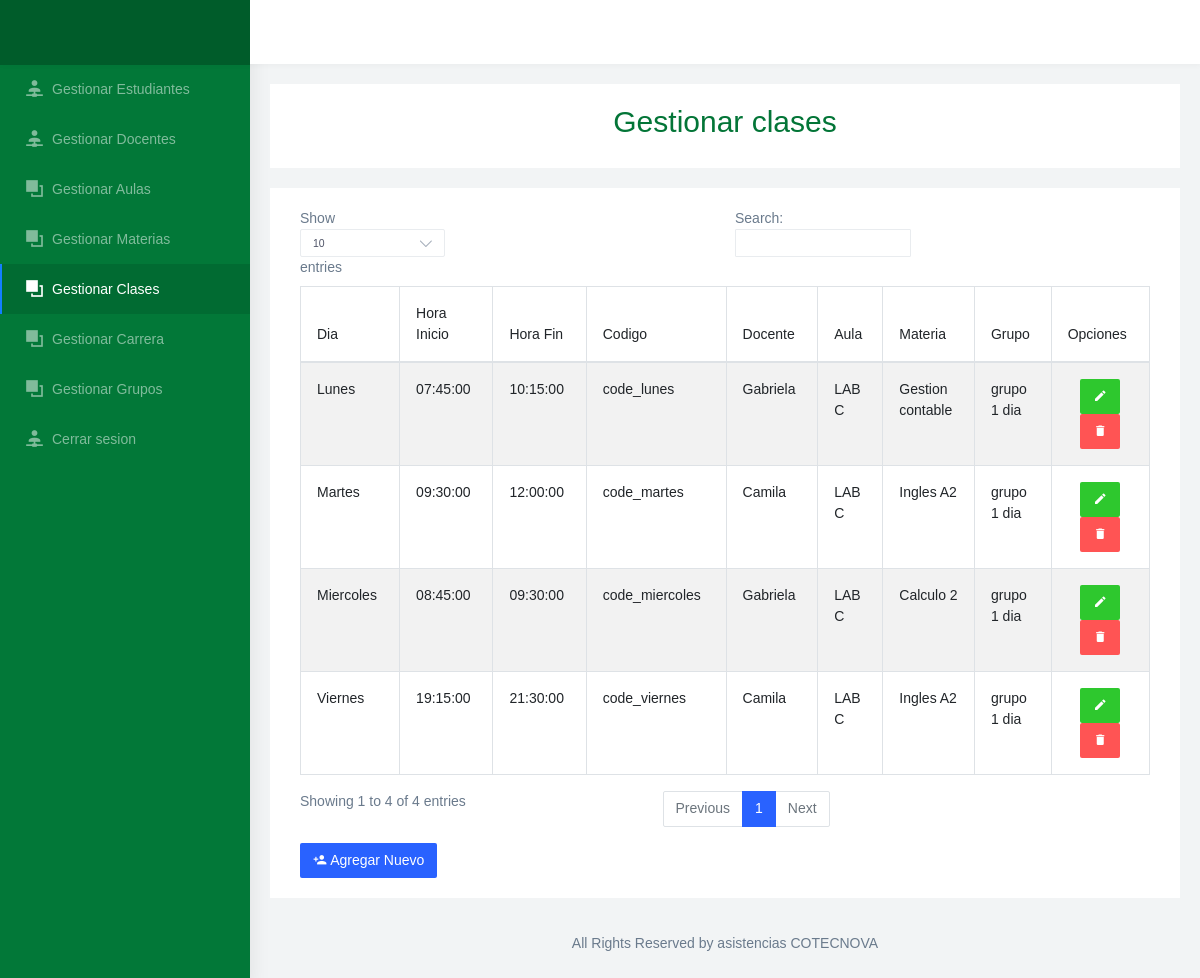
The app's page /gestion_clases.php with its own data.
### tables this page shows
CREATE TABLE `dias` (
  `id_dia` int(11) NOT NULL COMMENT 'Id el dia',
  `nombre` varchar(45) NOT NULL COMMENT 'Nombre del dia'
);

### Modelo/MySQL.php (called while the page is built, shortened)
<?php
class MySQL{
    private $hostname  = "localhost";
    private $user = "root";
    private $password = "";
    private $database = "asistencia";
    private $conexion;
    public function conectar(){
        $this->conexion = mysqli_connect($this->hostname, $this->user, $this->password, $this->database);
    }
    public function efectuarConsulta($consulta){
        mysqli_query($this->conexion, "SET lc_time_names = 'es_ES'" );
        mysqli_query($this->conexion, "SET NAMES 'utf8'");
        mysqli_query($this->conexion, "SET CHARACTER 'utf8'");
       $this->resultadoConsulta = mysqli_query($this->conexion, $consulta);
        return $this->resultadoConsulta;
    }
}

### gestion_clases.php (the view, shortened to what this page needs)
<!DOCTYPE html>
<html dir="ltr" lang="en">
<head>
  <link href="css/chartist.min.css" rel="stylesheet">
  <link href="css/style.min.css" rel="stylesheet">
  <link href="css/ie7.css" rel="stylesheet">
  <link href="css/materialdesignicons.min.css" rel="stylesheet">
  <link href="css/weather-icons.min.css" rel="stylesheet">
  <link href="css/registro.css" rel="stylesheet" media="all">
  <link href="https://cdnjs.cloudflare.com/ajax/libs/twitter-bootstrap/4.5.2/css/bootstrap.css" rel="stylesheet" media="all">
</head>
<body>
  <?php
  if (!isset($_SESSION['tipousuario'])) {
    require_once 'Modelo/MySQL.php';
    $mysql = new MySQL;
    $mysql->conectar();
    $MostrarDatos = $mysql->efectuarConsulta("SELECT asistencia.clase.id_clase, asistencia.clase.hora, asistencia.clase.horafin, asistencia.clase.Materia_id_materia, asistencia.materia.nombre as materianombre, asistencia.clase.Aula_id_aula, asistencia.aula.nombre as aulanombre, asistencia.clase.codigo, asistencia.dias.id_dia, asistencia.dias.nombre as nombredia, asistencia.docente.id_docente, docente.nombres, clase.Grupo_id_grupo, grupo.nombre as grupo from clase join dias on dias.id_dia = clase.Dias_id_dia join docente on docente.id_docente = clase.Docente_id_docente join aula on asistencia.clase.Aula_id_aula = asistencia.aula.id_aula join materia on asistencia.clase.materia_id_materia = asistencia.materia.id_materia join grupo on clase.Grupo_id_grupo = grupo.id_grupo WHERE asistencia.clase.estado = 1 GROUP by asistencia.clase.codigo");
  }
  ?>
  <div id="main-wrapper" data-navbarbg="skin6" data-theme="light" data-layout="vertical" data-sidebartype="full" data-boxed-layout="full">
    <header class="topbar" data-navbarbg="skin6">
      <nav class="navbar top-navbar navbar-expand-md navbar-light">
        <div class="navbar-header" data-logobg="skin5">
          <div class="navbar-brand">
            <a href="index.html" class="logo">
            </a>
          </div>
        </div>
      </nav>
    </header>
    <div class="page-wrapper">
      <div class="container-fluid">
        <div class="row">
          <div class="col-12">
            <div class="card">
              <div class="card-body" align="center">
                  <h2 style="color: #037537">Gestionar clases</h2>
              </div>
            </div>
            <div class="card">
              <div class="card-body">
                <div class="container col-md-12 col-md-offset-3">
                  <table id="example" class="table table-striped table-bordered" style="width:100%">
                    <thead>
                      <tr>
                        <th>Dia</th>
                        <th>Hora Inicio</th>
                        <th>Hora Fin</th>
                        <th>Codigo</th>
                        <th>Docente</th>
                        <th>Aula</th>
                        <th>Materia</th>
                        <th>Grupo</th>
                        <th>Opciones</th>
                      </tr>
                    </thead>
                    <tbody>
                      <tr>
                        <?php
                        while ($valores1 = mysqli_fetch_assoc($MostrarDatos)) {
                          $id_clase = $valores1 ['id_clase'];
                        ?>
                          <th scope="row"><?php echo $valores1['nombredia'] ?></th>
                          <td><?php echo $valores1['hora'] ?></td>
                          <td><?php echo $valores1['horafin'] ?></td>
                          <td><?php echo $valores1['codigo'] ?></td>
                          <td><?php echo $valores1['nombres'] ?></td>
                          <td><?php echo $valores1['aulanombre'] ?></td>
                          <td><?php echo $valores1['materianombre'] ?></td>
                          <td><?php echo $valores1['grupo'] ?></td>
                          <td>
                            <div class="text-center">
                              <a class="btn" style="background-color: #2EC82E;color: white" href='update_clase2.php?id_clase=<?php echo $id_clase; ?>' role="button"><i class="mdi mdi-pencil"></i></a>
                              <a class="btn" style="background-color: #FF5454;color: white" href='Controlador/delete_clase.php?id_clase=<?php echo $id_clase; ?>' role="button"><i class="mdi mdi-delete"></i></a>
                            </div>
                          </td>
                      </tr>
                    <?php
                        }
                    ?>
                    </tbody>
                  </table>
                  <a class="btn" style="background-color: #2962FF;color: white" href="registro_clase.php" role="button"><i class="mdi mdi-account-plus"></i> Agregar Nuevo</a>
                </div>
              </div>
            </div>
          </div>
        </div>
        <footer class="footer text-center">
          All Rights Reserved by asistencias COTECNOVA
        </footer>
      </div>
    </div>
</body>
</html>

### css/registro.css (style rules this page uses)
* { margin:0; padding:0; box-sizing:border-box; -webkit-box-sizing:border-box; -moz-box-sizing:border-box; -webkit-font-smoothing:antialiased; -moz-font-smoothing:antialiased; -o-font-smoothing:antialiased; font-smoothing:antialiased; text-rendering:optimizeLegibility; }
body { font-family:"Open Sans", Helvetica, Arial, sans-serif; font-weight:300; font-size: 12px; line-height:30px; color:#777; background:#5e42a6; }
.container { max-width:400px; width:100%; margin:0 auto; position:relative; }

### records on screen
dias: nombre "Lunes", hora "07:45:00", horafin "10:15:00", codigo "code_lunes", nombres "Gabriela", aulanombre "LAB C", materianombre "Gestion contable", grupo "grupo 1 dia"
dias: nombre "Martes", hora "09:30:00", horafin "12:00:00", codigo "code_martes", nombres "Camila", aulanombre "LAB C", materianombre "Ingles A2", grupo "grupo 1 dia"
dias: nombre "Miercoles", hora "08:45:00", horafin "09:30:00", codigo "code_miercoles", nombres "Gabriela", aulanombre "LAB C", materianombre "Calculo 2", grupo "grupo 1 dia"
dias: nombre "Viernes", hora "19:15:00", horafin "21:30:00", codigo "code_viernes", nombres "Camila", aulanombre "LAB C", materianombre "Ingles A2", grupo "grupo 1 dia"
